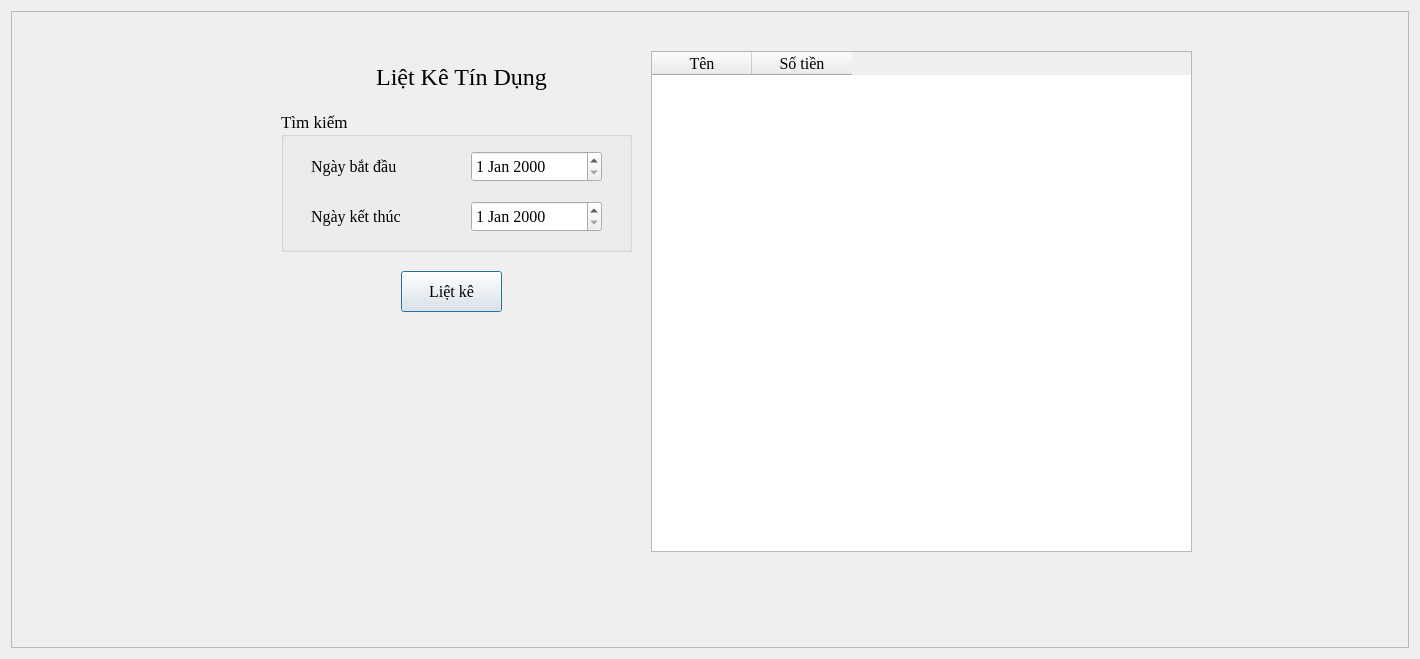
<?xml version="1.0" encoding="UTF-8"?>
<ui version="4.0">
 <class>Dialog</class>
 <widget class="QDialog" name="Dialog">
  <property name="geometry">
   <rect>
    <x>0</x>
    <y>0</y>
    <width>1420</width>
    <height>659</height>
   </rect>
  </property>
  <property name="font">
   <font>
    <pointsize>2</pointsize>
   </font>
  </property>
  <property name="windowTitle">
   <string>Liệt kê tín dụng</string>
  </property>
  <layout class="QGridLayout" name="gridLayout">
   <item row="0" column="0">
    <widget class="QFrame" name="frame">
     <property name="frameShape">
      <enum>QFrame::StyledPanel</enum>
     </property>
     <property name="frameShadow">
      <enum>QFrame::Raised</enum>
     </property>
     <widget class="QPushButton" name="pushButton">
      <property name="geometry">
       <rect>
        <x>390</x>
        <y>260</y>
        <width>101</width>
        <height>41</height>
       </rect>
      </property>
      <property name="font">
       <font>
        <family>Times New Roman</family>
        <pointsize>12</pointsize>
       </font>
      </property>
      <property name="text">
       <string>Liệt kê</string>
      </property>
     </widget>
     <widget class="QLabel" name="label_4">
      <property name="geometry">
       <rect>
        <x>260</x>
        <y>40</y>
        <width>381</width>
        <height>51</height>
       </rect>
      </property>
      <property name="font">
       <font>
        <family>Times New Roman</family>
        <pointsize>18</pointsize>
       </font>
      </property>
      <property name="text">
       <string>Liệt Kê Tín Dụng</string>
      </property>
      <property name="alignment">
       <set>Qt::AlignCenter</set>
      </property>
     </widget>
     <widget class="QTableWidget" name="tableWidget">
      <property name="geometry">
       <rect>
        <x>640</x>
        <y>40</y>
        <width>541</width>
        <height>501</height>
       </rect>
      </property>
      <property name="font">
       <font>
        <family>Times New Roman</family>
        <pointsize>12</pointsize>
       </font>
      </property>
      <column>
       <property name="text">
        <string>Tên</string>
       </property>
       <property name="font">
        <font>
         <family>Times New Roman</family>
         <pointsize>12</pointsize>
        </font>
       </property>
      </column>
      <column>
       <property name="text">
        <string>Số tiền</string>
       </property>
       <property name="font">
        <font>
         <family>Times New Roman</family>
         <pointsize>12</pointsize>
        </font>
       </property>
      </column>
     </widget>
     <widget class="QGroupBox" name="groupBox">
      <property name="geometry">
       <rect>
        <x>270</x>
        <y>100</y>
        <width>351</width>
        <height>141</height>
       </rect>
      </property>
      <property name="font">
       <font>
        <family>Times New Roman</family>
        <pointsize>13</pointsize>
       </font>
      </property>
      <property name="title">
       <string>Tìm kiếm</string>
      </property>
      <widget class="QLabel" name="label_2">
       <property name="geometry">
        <rect>
         <x>30</x>
         <y>90</y>
         <width>131</width>
         <height>31</height>
        </rect>
       </property>
       <property name="font">
        <font>
         <family>Times New Roman</family>
         <pointsize>12</pointsize>
        </font>
       </property>
       <property name="text">
        <string>Ngày kết thúc</string>
       </property>
      </widget>
      <widget class="QDateEdit" name="dateEdit_2">
       <property name="geometry">
        <rect>
         <x>190</x>
         <y>90</y>
         <width>131</width>
         <height>31</height>
        </rect>
       </property>
       <property name="font">
        <font>
         <family>Times New Roman</family>
         <pointsize>12</pointsize>
        </font>
       </property>
      </widget>
      <widget class="QDateEdit" name="dateEdit">
       <property name="geometry">
        <rect>
         <x>190</x>
         <y>40</y>
         <width>131</width>
         <height>31</height>
        </rect>
       </property>
       <property name="font">
        <font>
         <family>Times New Roman</family>
         <pointsize>12</pointsize>
        </font>
       </property>
      </widget>
      <widget class="QLabel" name="label">
       <property name="geometry">
        <rect>
         <x>30</x>
         <y>40</y>
         <width>131</width>
         <height>31</height>
        </rect>
       </property>
       <property name="font">
        <font>
         <family>Times New Roman</family>
         <pointsize>12</pointsize>
        </font>
       </property>
       <property name="text">
        <string>Ngày bắt đầu</string>
       </property>
      </widget>
     </widget>
    </widget>
   </item>
  </layout>
 </widget>
 <resources/>
 <connections/>
</ui>
